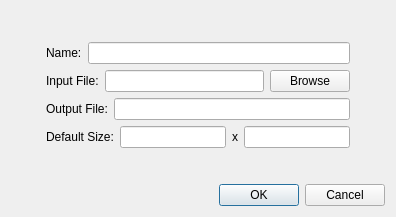
<?xml version="1.0" encoding="UTF-8"?>
<ui version="4.0">
 <class>DlgEditTarget</class>
 <widget class="QDialog" name="DlgEditTarget">
  <property name="geometry">
   <rect>
    <x>0</x>
    <y>0</y>
    <width>396</width>
    <height>217</height>
   </rect>
  </property>
  <property name="windowTitle">
   <string>Dialog</string>
  </property>
  <layout class="QVBoxLayout" name="verticalLayout_2">
   <item>
    <spacer name="verticalSpacer">
     <property name="orientation">
      <enum>Qt::Vertical</enum>
     </property>
     <property name="sizeHint" stdset="0">
      <size>
       <width>20</width>
       <height>17</height>
      </size>
     </property>
    </spacer>
   </item>
   <item>
    <layout class="QHBoxLayout" name="horizontalLayout_5">
     <item>
      <spacer name="horizontalSpacer_2">
       <property name="orientation">
        <enum>Qt::Horizontal</enum>
       </property>
       <property name="sizeHint" stdset="0">
        <size>
         <width>40</width>
         <height>20</height>
        </size>
       </property>
      </spacer>
     </item>
     <item>
      <layout class="QVBoxLayout" name="verticalLayout">
       <item>
        <layout class="QHBoxLayout" name="horizontalLayout">
         <item>
          <widget class="QLabel" name="label">
           <property name="text">
            <string>Name:</string>
           </property>
          </widget>
         </item>
         <item>
          <widget class="QLineEdit" name="text_name"/>
         </item>
        </layout>
       </item>
       <item>
        <layout class="QHBoxLayout" name="horizontalLayout_2">
         <item>
          <widget class="QLabel" name="label_2">
           <property name="text">
            <string>Input File:</string>
           </property>
          </widget>
         </item>
         <item>
          <widget class="QLineEdit" name="text_input"/>
         </item>
         <item>
          <widget class="QPushButton" name="btn_browse">
           <property name="text">
            <string>Browse</string>
           </property>
          </widget>
         </item>
        </layout>
       </item>
       <item>
        <layout class="QHBoxLayout" name="horizontalLayout_3">
         <item>
          <widget class="QLabel" name="label_3">
           <property name="text">
            <string>Output File:</string>
           </property>
          </widget>
         </item>
         <item>
          <widget class="QLineEdit" name="text_output"/>
         </item>
        </layout>
       </item>
       <item>
        <layout class="QHBoxLayout" name="horizontalLayout_4">
         <item>
          <widget class="QLabel" name="label_4">
           <property name="text">
            <string>Default Size:</string>
           </property>
          </widget>
         </item>
         <item>
          <widget class="QLineEdit" name="text_width"/>
         </item>
         <item>
          <widget class="QLabel" name="label_5">
           <property name="text">
            <string>x</string>
           </property>
          </widget>
         </item>
         <item>
          <widget class="QLineEdit" name="text_height"/>
         </item>
        </layout>
       </item>
      </layout>
     </item>
     <item>
      <spacer name="horizontalSpacer">
       <property name="orientation">
        <enum>Qt::Horizontal</enum>
       </property>
       <property name="sizeHint" stdset="0">
        <size>
         <width>40</width>
         <height>20</height>
        </size>
       </property>
      </spacer>
     </item>
    </layout>
   </item>
   <item>
    <spacer name="verticalSpacer_2">
     <property name="orientation">
      <enum>Qt::Vertical</enum>
     </property>
     <property name="sizeHint" stdset="0">
      <size>
       <width>20</width>
       <height>17</height>
      </size>
     </property>
    </spacer>
   </item>
   <item>
    <widget class="QDialogButtonBox" name="buttonBox">
     <property name="orientation">
      <enum>Qt::Horizontal</enum>
     </property>
     <property name="standardButtons">
      <set>QDialogButtonBox::Cancel|QDialogButtonBox::Ok</set>
     </property>
    </widget>
   </item>
  </layout>
 </widget>
 <resources/>
 <connections>
  <connection>
   <sender>buttonBox</sender>
   <signal>accepted()</signal>
   <receiver>DlgEditTarget</receiver>
   <slot>accept()</slot>
   <hints>
    <hint type="sourcelabel">
     <x>248</x>
     <y>254</y>
    </hint>
    <hint type="destinationlabel">
     <x>157</x>
     <y>274</y>
    </hint>
   </hints>
  </connection>
  <connection>
   <sender>buttonBox</sender>
   <signal>rejected()</signal>
   <receiver>DlgEditTarget</receiver>
   <slot>reject()</slot>
   <hints>
    <hint type="sourcelabel">
     <x>316</x>
     <y>260</y>
    </hint>
    <hint type="destinationlabel">
     <x>286</x>
     <y>274</y>
    </hint>
   </hints>
  </connection>
 </connections>
</ui>
